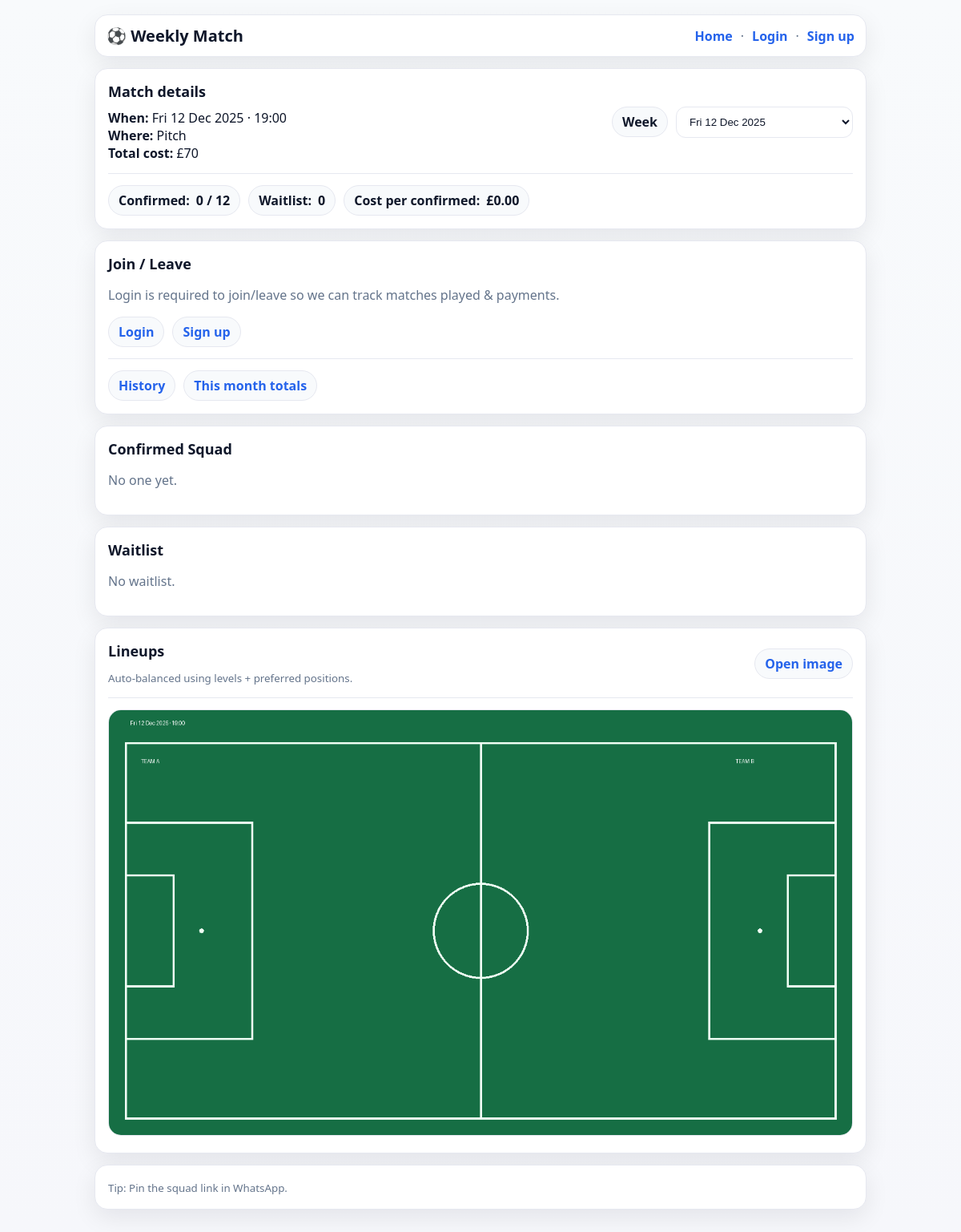
The page / on the database its author committed.
### db.py (models this page shows)
class Schedule(Base):
    __tablename__ = "schedules"
    id = Column(Integer, primary_key=True)
    title = Column(String, default="Weekly Match")
    weekday = Column(Integer, default=4)  # Friday
    time_text = Column(String, default="19:00")
    location = Column(String, default="Pitch")
    default_cost = Column(Integer, default=70)  # pounds
    max_players = Column(Integer, default=12)
    waitlist_enabled = Column(Boolean, default=True)
    created_at = Column(DateTime, default=datetime.utcnow)
    matches = relationship("Match", back_populates="schedule", cascade="all, delete-orphan")

class Match(Base):
    __tablename__ = "matches"
    id = Column(Integer, primary_key=True)
    schedule_id = Column(Integer, ForeignKey("schedules.id"))
    week_start = Column(String, nullable=False)
    start_time_text = Column(String, default="Fri 19:00")
    location = Column(String, default="Pitch")
    total_cost = Column(Integer, default=70)  # pounds
    is_open = Column(Boolean, default=True)
    created_at = Column(DateTime, default=datetime.utcnow)
    schedule = relationship("Schedule", back_populates="matches")
    signups = relationship("Signup", back_populates="match", cascade="all, delete-orphan")
    __table_args__ = (
        UniqueConstraint("schedule_id", "week_start", name="uq_schedule_week"),
    )

### app.py (the view)
@app.get("/", response_class=HTMLResponse)
def home(request: Request, week: str | None = None):
    db = SessionLocal()
    try:
        user = get_current_user(request)
        sched = get_default_schedule(db)
        today = datetime.utcnow().date()
        week_start = monday_of_week(today)
        if week:
            try:
                week_start = parse_week_start(week)
            except Exception:
                pass
        match = get_or_create_match(db, sched, week_start)
        signups = db.query(Signup).filter(Signup.match_id == match.id).order_by(Signup.created_at.asc()).all()
        confirmed = [s for s in signups if s.status == "confirmed"]
        waitlist = [s for s in signups if s.status == "waitlist"]
        today = datetime.utcnow().date()
        weeks = []
        for i in range(-4, 5):
            ws = week_start + timedelta(days=7 * i)
            md = match_day_for_week(ws, sched.weekday)
            badge = friday_badge(md, today)
            label = md.strftime("%a %d %b %Y")  # Fri 19 Dec 2025
            if badge:
                label = f"{badge} · {label}"
            weeks.append({"value": fmt_week(ws), "label": label})
        cpp = cost_per_player_pence(match.total_cost, len(confirmed))
        selected_match_day = match_day_for_week(week_start, sched.weekday)
        match_date_text = selected_match_day.strftime("%a %d %b %Y")
        tpl = templates.get_template("index.html")
        return tpl.render(
            schedule=sched,
            match=match,
            weeks=weeks,
            match_date_text=match_date_text,
            selected_week=fmt_week(week_start),
            confirmed=confirmed,
            waitlist=waitlist,
            confirmed_count=len(confirmed),
            waitlist_count=len(waitlist),
            max_players=sched.max_players,
            cost_per=pence_to_gbp_str(cpp),
            user=user,
            request_path=request_path(request),
        )
    finally:
        db.close()

### templates/index.html (shortened to what this page needs)
{% extends "base.html" %}
{% block content %}
  <div class="card">
    <div class="split">
      <div>
        <div class="h2">Match details</div>
        <div><b>When:</b> {{match_date_text}} · {{schedule.time_text}}</div>
        <div><b>Where:</b> {{match.location}}</div>
        <div><b>Total cost:</b> £{{match.total_cost}}</div>
      </div>
      <form method="get" action="/" class="row">
        <span class="pill">Week</span>
        <select name="week" onchange="this.form.submit()">
          {% for w in weeks %}
            <option value="{{w.value}}" {% if w.value==selected_week %}selected{% endif %}>
              {{w.label}}
            </option>
          {% endfor %}
        </select>
      </form>
    </div>
    <hr>
    <div class="row">
      <span class="pill"><b>Confirmed:</b> {{confirmed_count}} / {{max_players}}</span>
      <span class="pill"><b>Waitlist:</b> {{waitlist_count}}</span>
      <span class="pill"><b>Cost per confirmed:</b> £{{cost_per}}</span>
    </div>
  </div>
  <div class="card">
    <div class="h2">Join / Leave</div>
    {% if user %}
      <form class="row" method="post" action="/join">
        <input type="hidden" name="week" value="{{selected_week}}"/>
        <button class="success" type="submit" {% if not match.is_open %}disabled{% endif %}>
          Join as {{user.display_name}}
        </button>
      </form>
      <form class="row" method="post" action="/leave" style="margin-top:10px">
        <input type="hidden" name="week" value="{{selected_week}}"/>
        <button class="ghost" type="submit" {% if not match.is_open %}disabled{% endif %}>
          Leave
        </button>
      </form>
    {% else %}
      <p class="muted">Login is required to join/leave so we can track matches played & payments.</p>
      <div class="row">
        <a class="pill" href="/login?next={{request_path}}">Login</a>
        <a class="pill" href="/signup?next={{request_path}}">Sign up</a>
      </div>
    {% endif %}
    <hr>
    <div class="row">
      <a class="pill" href="/history">History</a>
      <a class="pill" href="/month/{{selected_week[:7]}}">This month totals</a>
    </div>
  </div>
  <div class="card">
    <div class="h2">Confirmed Squad</div>
    {% if confirmed %}
      <ol>
        {% for s in confirmed %}
          <li>{{s.name}}</li>
        {% endfor %}
      </ol>
    {% else %}
      <p class="muted">No one yet.</p>
    {% endif %}
  </div>
  <div class="card">
    <div class="h2">Waitlist</div>
    {% if waitlist %}
      <ol>
        {% for s in waitlist %}
          <li>{{s.name}}</li>
        {% endfor %}
      </ol>
      <small class="muted">When a confirmed player leaves, the first waitlist player is promoted automatically.</small>
    {% else %}
      <p class="muted">No waitlist.</p>
    {% endif %}
  </div>
    <div class="card">
    <div class="split">
      <div>
        <div class="h2">Lineups</div>
        <small class="muted">Auto-balanced using levels + preferred positions.</small>
      </div>
      <a class="pill" href="/lineup.png?week={{selected_week}}">Open image</a>
    </div>
    <hr>
    <img
      src="/lineup.png?week={{selected_week}}"
      style="max-width:100%;border-radius:16px;border:1px solid var(--border)"
      alt="Lineups"
    >
  </div>
{% endblock %}

### static/app.css (style rules this page uses)
:root { --bg:#f6f7fb; --card:#ffffff; --border:#e6e8f0; --text:#0f172a; --muted:#64748b; --accent:#2563eb; --accent2:#22c55e; --danger:#ef4444; --shadow: 0 10px 30px rgba(2,8,23,.08); }
* { box-sizing:border-box }
body { margin:0; font-family: ui-sans-serif, system-ui, -apple-system, "Segoe UI", Roboto, Helvetica, Arial; background: linear-gradient(180deg, #f8fafc, var(--bg)); color:var(--text); }
a { color:var(--accent);text-decoration:none;font-weight:650 }
.card { background:var(--card); border:1px solid var(--border); border-radius:16px; padding:16px; margin:14px 0; box-shadow:var(--shadow); }
.h2 { font-size:18px;font-weight:900;margin:0 0 10px }
.muted, small { color:var(--muted) }
.row { display:flex;gap:10px;flex-wrap:wrap;align-items:center }
.split { display:flex;justify-content:space-between;align-items:center;gap:12px;flex-wrap:wrap }
.pill { display:inline-flex;gap:8px;align-items:center; padding:7px 12px; border-radius:999px; border:1px solid var(--border); background:#f8fafc; font-weight:700; }
input,select { padding:10px 12px; border-radius:12px; border:1px solid var(--border); background:#fff; color:var(--text); outline:none; }
hr { border:0;height:1px;background:var(--border);margin:14px 0 }

### rows shown on the page
Schedule: time_text "19:00"
Match: location "Pitch", total_cost "70"

### other values the page prints
{{ match_date_text }} "Fri 12 Dec 2025"
{{ confirmed_count }} "0"
{{ max_players }} "12"
{{ waitlist_count }} "0"
{{ cost_per }} "0.00"
form field week "Fri 12 Dec 2025"
